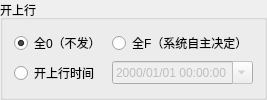
        <widget class="QGroupBox" name="up_on">
         <property name="title">
          <string>开上行</string>
         </property>
         <layout class="QGridLayout" name="gridLayout_10">
          <item row="1" column="1">
           <widget class="QDateTimeEdit" name="target_time_open_sigh">
            <property name="enabled">
             <bool>false</bool>
            </property>
            <property name="correctionMode">
             <enum>QAbstractSpinBox::CorrectToNearestValue</enum>
            </property>
            <property name="displayFormat">
             <string>yyyy/MM/dd hh:mm:ss</string>
            </property>
            <property name="calendarPopup">
             <bool>true</bool>
            </property>
           </widget>
          </item>
          <item row="0" column="1">
           <widget class="QRadioButton" name="rbtn_open_high_f">
            <property name="text">
             <string>全F（系统自主决定）</string>
            </property>
           </widget>
          </item>
          <item row="1" column="0">
           <widget class="QRadioButton" name="rbtn_open_high_time">
            <property name="text">
             <string>开上行时间</string>
            </property>
           </widget>
          </item>
          <item row="0" column="0">
           <widget class="QRadioButton" name="rbtn_open_high_zero">
            <property name="text">
             <string>全0（不发）</string>
            </property>
            <property name="checked">
             <bool>true</bool>
            </property>
           </widget>
          </item>
         </layout>
        </widget>
